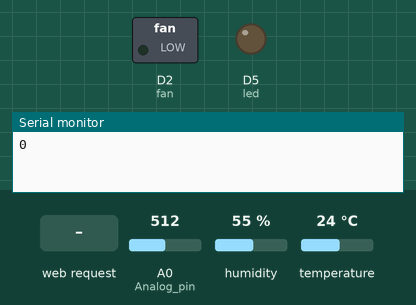
Simulated run of this sketch. Board: ESP8266 (NodeMCU). Parts: switched loads named in the sketch (green lamp = pin HIGH), output pins drawn as LEDs (lit = HIGH), the last lines printed to the serial monitor. The test bench sets the inputs (shaded band); at power-on: temperature 24 °C, A0 (Analog_pin) = 512, humidity 55 %. WiFi joins after 1.5 s; servers stay silent unless stated. At 17.2 s the program restarts the board; the recording ends there.

Above: at 0.1 s.
At 5.7 s:
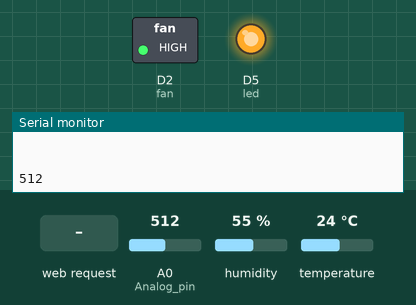
5.8 s: temperature set to 22 °C
11.8 s: temperature set to 19 °C
At 13.1 s:
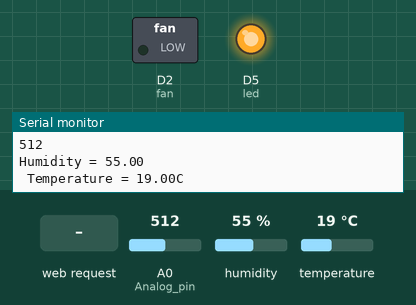
14.2 s: A0 (Analog_pin) set to 107
15.7 s: A0 (Analog_pin) set to 93
17.2 s: HTTP request GET /ledoff received
Timing chart, 0 to 17.2 s (numbered marks = the images above; inputs shaded):
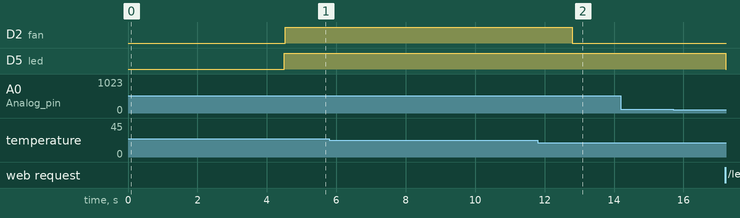

The sketch:

nodemcu.ino
```cpp
#include <ESP8266WiFi.h>
#include <DHT.h>
#define DHHTYPE DHT11
WiFiClient client;  // client is a variable
WiFiServer server(80);  // server is a variable. port 80 is the port that the server listens to
#define Analog_pin A0
int val=0;
int Board_Resolution=1024;
#define led D5 // 14
#define fan D2
#define dht_pin D1
DHT dht(dht_pin, DHHTYPE);

void setup() {
  dht.begin();
  pinMode(fan, OUTPUT);
  digitalWrite(fan, LOW);
  Serial.begin(9600);
  WiFi.begin("X-Hack 2.0", "GoodLuck10");
  while (WiFi.status() != WL_CONNECTED) {
    Serial.print("0");
    delay(300);
  }
  Serial.println(" ");
  Serial.println("Wifi Conntection Succesful");
  Serial.println(WiFi.localIP());
  delay(3000);
  server.begin();  // making the NodeMCU a server
  pinMode(led, OUTPUT);
}

String prepareHtmlPage(float temp,float Humidity)
{
  String htmlPage;
  htmlPage.reserve(1024);               // prevent ram fragmentation
  htmlPage = F("HTTP/1.1 200 OK\r\n"
               "Content-Type: text/html\r\n"
               "Connection: close\r\n"  // the connection will be closed after completion of the response
               "Refresh: 1\r\n"         // refresh the page automatically every 5 sec
               "\r\n"
               "<!DOCTYPE html>"
"<html lang='en'>"
"<head>"
  "<meta charset='utf-8'>"
  "<meta content='width=device-width, initial-scale=1.0' name='viewport'>"

  "<title>Greem House Monitoring System</title>"
  "<link href='https://fonts.gstatic.com' rel='preconnect'>"
  "<link href='https://fonts.googleapis.com/css?family=Open+Sans:300,300i,400,400i,600,600i,700,700i|Nunito:300,300i,400,400i,600,600i,700,700i|Poppins:300,300i,400,400i,500,500i,600,600i,700,700i' rel='stylesheet'>"
  "<!-- Vendor CSS Files -->"
  "<link href='https://premstha.com.np/assets/vendor/bootstrap/css/bootstrap.min.css' rel='stylesheet'>"
  "<!-- Include Bootstrap Icons CSS -->"
  "<link rel='stylesheet' href='https://cdnjs.cloudflare.com/ajax/libs/font-awesome/5.15.1/css/all.min.css'>"
  "<link href='https://premstha.com.np/assets/vendor/quill/quill.snow.css' rel='stylesheet'>"
  "<!-- Template Main CSS File -->"
  "<link href='https://premstha.com.np/assets/css/dashboard-style.css' rel='stylesheet'>"
"</head>"
"<body>"
  "<!-- ======= Header ======= -->"
  "<header id='header' class='header fixed-top d-flex align-items-center'>"

    "<div class='d-flex align-items-center justify-content-between'>"
      "<a href='index.html' class='logo d-flex align-items-center'>"
        "<img src='https://premstha.com.np/assets/img/logo.png' alt=''>"
        "<span class='d-none d-lg-block'>PREMSTHA</span>"
      "</a>"
      "<i class='bi bi-list toggle-sidebar-btn'></i>"
    "</div><!-- End Logo -->"

      "</ul>"

  "</header><!-- End Header -->"

  "<!-- ======= Sidebar ======= -->"
  "<aside id='sidebar' class='sidebar'>"

    "<ul class='sidebar-nav' id='sidebar-nav'>"

      "<li class='nav-item'>"
        "<a class='nav-link' href='#'>"
          "<i class='bi bi-grid'></i>"
          "<span>Dashboard</span>"
        "</a>"
      "</li><!-- End Dashboard Nav -->"
      "</ul>"

  "</aside><!-- End Sidebar-->"

  "<main id='main' class='main'>"

    "<div class='pagetitle'>"
      "<h1>Green House Monitoring and Automation System</h1>"
    "</div><!-- End Page Title -->"

    "<section class='section dashboard'>"
      "<div class='row'>"
      "<div class='col-lg-12'>"
          "<div class='row'>"
            "<!-- Light card -->"
            "<div class='col-xxl-4 col-md-6'>"
              "<div class='card info-card text-warning'>"
                "<div class='card-body'>"
                  "<h5 class='card-title'>Light</h5>"

                  "<div class='d-flex align-items-center'>"
                    "<div class='card-icon rounded-circle d-flex align-items-center justify-content-center'>"
                      "<i class='bi bi-lightbulb'></i>"
                    "</div>"
                    "<div class='ps-3'>"
                      "<h6 class='status'></h6>"
                      "<a class='btn btn-success' href='./ledon' role='button'>ON</a>"
                      "<a class='btn btn-danger' href='./ledoff' role='button'>OFF</a>"
                    "</div>"
                  "</div>"
                "</div>"

              "</div>"
            "</div><!-- End light Card -->"

            "<!-- Light card -->"
            "<div class='col-xxl-4 col-md-6'>"
              "<div class='card info-card text-warning'>"
                "<div class='card-body'>"
                  "<h5 class='card-title'>Fan</h5>"

                  "<div class='d-flex align-items-center'>"
                    "<div class='card-icon rounded-circle d-flex align-items-center justify-content-center'>"
                      "<i class='bi bi-fan'></i>"
                    "</div>"
                    "<div class='ps-3'>"
                      "<h6 class='status'></h6>"
                      "<a class='btn btn-success' href='/fanon' role='button'>ON</a>"
                      "<a class='btn btn-danger' href='./fanoff' role='button'>OFF</a>"
                    "</div>"
                  "</div>"
                "</div>"

              "</div>"
            "</div><!-- End light Card -->"
          "</div>"
        "</div>"

        "<!-- Left side columns -->"
        "<div class='col-lg-12'>"
          "<div class='row'>"

            "<!-- Temperature Card -->"
            "<div class='col-xxl-4 col-md-6'>"
              "<div class='card info-card sales-card'>"

                "<div class='card-body'>"
                  "<h5 class='card-title'>Temperature</h5>"

                  "<div class='d-flex align-items-center'>"
                    "<div class='card-icon rounded-circle d-flex align-items-center justify-content-center'>"
                      "<i class='bi bi-thermometer'></i>"
                    "</div>"
                    "<div class='ps-3'>"
                      "<h6>");
                      htmlPage += String(temp);
                      htmlPage += F(
                      "</h6>"
                    "</div>"
                  "</div>"
                "</div>"

              "</div>"
            "</div><!-- End Temperature Card -->"

            "<!-- Humidity Card -->"
            "<div class='col-xxl-4 col-md-6'>"
              "<div class='card info-card sales-card'>"

                "<div class='card-body'>"
                  "<h5 class='card-title'>Humidity</h5>"

                  "<div class='d-flex align-items-center'>"
                    "<div class='card-icon rounded-circle d-flex align-items-center justify-content-center'>"
                      "<i class='bi bi-thermometer'></i>"
                    "</div>"
                    "<div class='ps-3'>"
                      "<h6>");
                      htmlPage += String(Humidity);
                      htmlPage += F("</h6>"
                    "</div>"
                  "</div>"
                "</div>"

              "</div>"
            "</div><!-- End Humidity Card -->"

//             "<!-- Reports -->"
//             "<div class='col-12'>"
//               "<div class='card'>"

//                 "<div class='card-body'>"
//                   "<h5 class='card-title'>Overall performance <span>/Today</span></h5>"
//                   "<!-- Line Chart -->"
//                   "<div id='reportsChart'></div>"
//                   "<script>"
//                   "document.addEventListener('DOMContentLoaded', () => {"
//   "const dates = <?php echo json_encode($date_array); ?>;"
//   "const percent = <?php echo json_encode($percent); ?>;"
//   "const comPercent = <?php echo json_encode($com_percent); ?>;"

//   "if (dates.length === 0) {"
//     "var message = document.createElement('div');"
//     "message.innerHTML = 'No items to display';"
//     "message.style.fontSize = '18px';"
//     "message.style.color = '#94a3b8';"
//     "message.style.textAlign = 'center';"
//     "document.querySelector('#reportsChart').appendChild(message);"
//   "} else {"
//     "const maxLabels = 7;"
//     "const interval = Math.ceil(dates.length / maxLabels);"
//     "let categories = dates.map((date, index) => (index % interval === 0 ? date : ''));"

//     "new ApexCharts(document.querySelector('#reportsChart'), {"
//       "series: ["
//         "{ name: 'Your performance', data: percent },"
//         "{ name: 'Your competitors performance', data: comPercent }"
//       "],"
//       "chart: {"
//         "height: 350,"
//         "type: 'area',"
//         "toolbar: {"
//           "show: false"
//         "}"
//       "},"
//       "markers: {"
//         "size: 4"
//       "},"
//       "colors: ['#2eca6a', '#4154f1'],"
//       "fill: {"
//         "type: 'gradient',"
//         "gradient: {"
//           "shadeIntensity: 1,"
//           "opacityFrom: 0.3,"
//           "opacityTo: 0.4,"
//           "stops: [0, 90, 100]"
//         "}"
//       "},"
//       "dataLabels: {"
//         "enabled: 'false'"
//       "},"
//       "stroke: {"
//         "curve: 'smooth',"
//         "width: 2"
//       "},"
//       "xaxis: {"
//         "type: 'category',"
//         "categories: categories,"
//         "labels: {"
//           "show: true,"
//           "rotate: -45,"
//           "rotateAlways: false,"
//           "hideOverlappingLabels: false,"
//           "trim: false,"
//           "minHeight: undefined,"
//           "maxHeight: 120,"
//           "style: {"
//             "colors: [],"
//             "fontSize: '12px',"
//             "fontFamily: 'Helvetica, Arial, sans-serif',"
//             "cssClass: 'apexcharts-xaxis-label',"
//           "},"
//         "}"
//       "},"
//       "yaxis: {"
//         "labels: {"
//           "formatter: function (value) {"
//             "// Format the value to display with two decimal places"
//             "return value.toFixed(2);"
//           "}"
//         "}"
//       "},"
//       "tooltip: {"
//         "x: {"
//           "format: 'dd/MM/yy HH:mm'"
//         "}"
//       "},"
//       "noData: {"
//         "text: 'No data to display. Try some practice sets, mock tests, etc. to see analytics',"
//         "fontColor: '#ddd',"
//         "fontSize: 18"
//       "}"
//     "}).render();"
//   "}"
// "});"
//                   "</script>"
//                   "<!-- End Line Chart -->"

//                 "</div>"

//               "</div>"
//             "</div><!-- End Reports -->"
          "</div>"
        "</div><!-- End Left side columns -->"

        "</div>"
    "</section>"

  "</main><!-- End #main -->"

  "<!-- ======= Footer ======= -->"
  "<footer id='footer' class='footer'>"
    "<div class='copyright'>"
      "&copy; Copyright <strong><span>IOEMENTOR</span></strong>. All Rights Reserved"
    "</div>"
  "</footer><!-- End Footer -->"

  "<a href='#' class='back-to-top d-flex align-items-center justify-content-center'><i class='bi bi-arrow-up-short'></i></a>"

  "<!-- Vendor JS Files -->"
  "<script src='https://premstha.com.np/assets/vendor/apexcharts/apexcharts.min.js'></script>"
  "<script src='https://premstha.com.np/assets/vendor/bootstrap/js/bootstrap.bundle.min.js'></script>"

  "<script src='https://premstha.com.np/assets/vendor/echarts/echarts.min.js'></script>"
  "<script src='https://premstha.com.np/assets/vendor/simple-datatables/simple-datatables.js'></script>"
  "<script src='https://premstha.com.np/assets/vendor/tinymce/tinymce.min.js'></script>"

  "<!-- Template Main JS File -->"
  "<script src='https://premstha.com.np/assets/js/dashboard-main.js'></script>"

"</body>"
"<script src='https://code.jquery.com/jquery-3.6.0.min.js'></script>"
"<div id='notifications'>"
    "<!-- Notifications will be displayed here -->"
"</div>"


"</html>"
  "\r\n");
  return htmlPage;
}

void loop() {
  val=analogRead(Analog_pin);
  // float voltage=val;
  //Serial.println("Serial Communication enabled");
  Serial.println(val);
  if(val<700){
     digitalWrite(led, HIGH);
  }
  else{
    digitalWrite(led, LOW);
  }
  float h = dht.readHumidity();
  float t = dht.readTemperature();

  if (isnan(h) || isnan(t)) {
    Serial.println("Failed to read from DHT sensor!");
    return;
  }

  Serial.print("Humidity = ");
  Serial.print(h);
  Serial.print("\n ");
  Serial.print("Temperature = ");
  Serial.print(t);
  Serial.println("C \n \n \n ");
  // delay(1000);
  if(t > 21){
      digitalWrite(fan, HIGH);
    }
    if(t<21){
       digitalWrite(fan, LOW);
    }
  client = server.available();  // if available any client to the server, client becomes 1, and it means that the client has requested something.
  if (client) {
    String request = client.readStringUntil('\n');  // reading the request from the client
    Serial.println(request);
    request.trim();
    if (request == "GET /ledon HTTP/1.1") {
      digitalWrite(led, HIGH);
    }
    if (request == "GET /ledoff HTTP/1.1") {
      digitalWrite(led, LOW);
      exit(0);
    }
    if (request == "GET /fanon HTTP/1.1") {
      digitalWrite(fan, HIGH);
    }

    if (request == "GET /fanoff HTTP/1.1") {
      digitalWrite(fan, LOW);
      exit(0);
    }
    client.println(prepareHtmlPage(t,h));
    client.stop();
  }
}
```

Measured:
- the behaviour switches between 21 and 20 °C on temperature (found by bisection; images 1 and 2)
- after the input at 11.8 s, D2 (fan): HIGH → LOW after 0.99 s
